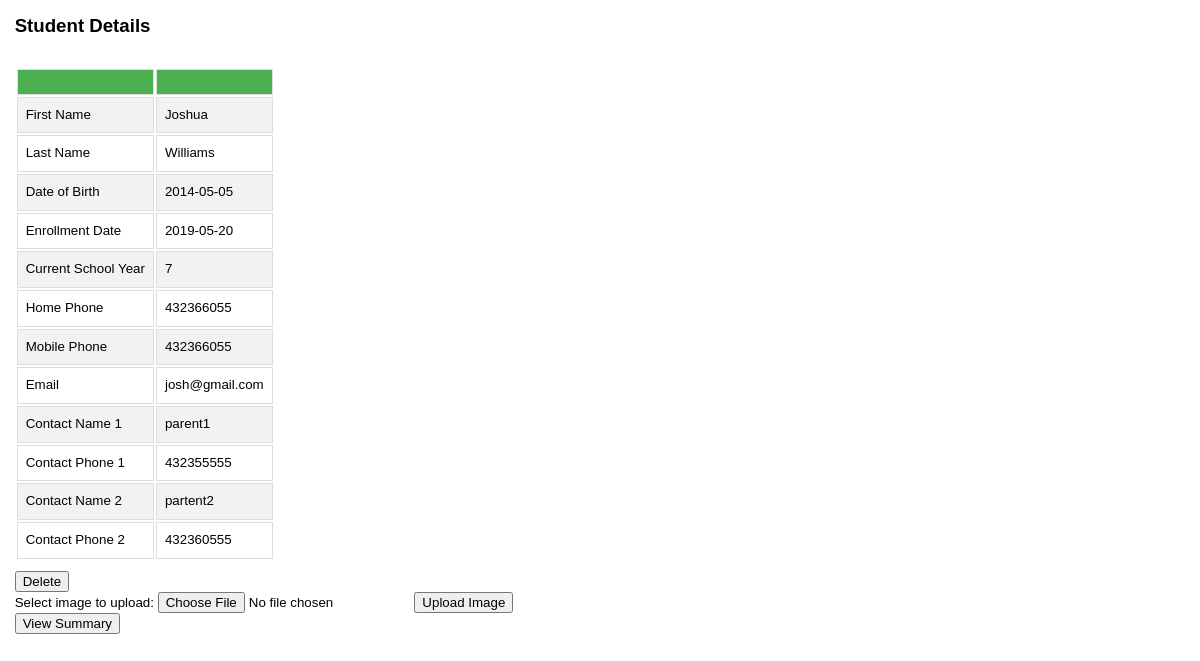
/student.php?key=12, run on the app's committed database.
### tables this page shows
CREATE TABLE `student` (
  `fName` varchar(35) NOT NULL,
  `lName` varchar(35) NOT NULL,
  `dob` date NOT NULL,
  `enrollmentDate` date NOT NULL,
  `currentSchoolYear` int(1) NOT NULL,
  `homePhone` int(12) NOT NULL,
  `mobilePhone` int(12) NOT NULL,
  `email` varchar(70) NOT NULL,
  `contactName1` varchar(35) NOT NULL,
  `contactPhone1` int(12) NOT NULL,
  `contactName2` varchar(35) NOT NULL,
  `contactPhone2` int(12) NOT NULL,
  `imgUrl` varchar(70) DEFAULT NULL,
  `P_Key` int(8) NOT NULL
);

### db.php (called while the page is built, shortened)
<?php
class db
{
    function getStudent($key)
    {
        $conn = new mysqli(self::SERVERNAME, self::USERNAME, self::PASSWORD, self::DBNAME);
        $result = $conn->query("SELECT * FROM `student` WHERE `P_Key` = " . (int) $key);
        return ($result);
    }
}

### student.php (the view, shortened to what this page needs)
<!DOCTYPE html>
<html>
<head>
    <link rel="stylesheet" href="styles.css">
</head>
<body>
    <h1>Student Details</h1>
    <div id="student_table">
        <table>
            <tr>
                <th></th>
                <th></th>
            </tr>
            <?php include 'db.php';
            $db = new db();
            $student = $db->getStudent($_GET["key"]);
            if ($student->num_rows > 0) {
                while ($row = $student->fetch_assoc()) {
                    echo "
                    <tr>
                        <td>First Name</td><td>" . $row["fName"] . "</td>
                    </tr><tr>
                        <td>Last Name</td><td>" . $row["lName"] . "</td>
                    </tr><tr>
                        <td>Date of Birth</td><td>" . $row["dob"] . "</td>
                    </tr><tr>
                        <td>Enrollment Date</td><td>" . $row["enrollmentDate"] . "</td>
                    </tr><tr>
                        <td>Current School Year</td><td>" . $row["currentSchoolYear"] . "</td>
                    </tr><tr>
                        <td>Home Phone</td><td>" . $row["homePhone"] . "</td>
                    </tr><tr>
                        <td>Mobile Phone</td><td>" . $row["mobilePhone"] . "</td>
                    </tr><tr>
                        <td>Email</td><td>" . $row["email"] . "</td>
                    </tr><tr>
                        <td>Contact Name 1</td><td>" . $row["contactName1"] . "</td>
                    </tr><tr>
                        <td>Contact Phone 1</td><td>" . $row["contactPhone1"] . "</td>
                    </tr><tr>
                        <td>Contact Name 2</td><td>" . $row["contactName2"] . "</td>
                    </tr><tr>
                        <td>Contact Phone 2</td><td>" . $row["contactPhone2"] . "</td>
                    </tr>
                    </table>
                    <button id=\"delete\" onclick=\"confirmDelete(" . $row["P_Key"] . ")\" type=\"button\">Delete</button>
                    <form name=\"deleteForm" . $row["P_Key"] . "\" action=\"delete.php\" method=\"post\"><input type=\"hidden\" type=\"number\"
                        name=\"key\" value=" . $row["P_Key"] . "></form>
                    ";
                }
            } else {
                echo "No Students";
            }
            ?>
            <form action="upload.php" method="post" enctype="multipart/form-data">
                Select image to upload:
                <input type="file" name="fileToUpload" id="fileToUpload">
                <input type="submit" value="Upload Image" name="submit">
            </form>
    </div>
    <button onclick="window.location.href='summary.php'">View Summary</button>
</body>
</html>

### styles.css (style rules this page uses)
body { font-size: 10pt; font-family: Verdana, Geneva, Arial, Helvetica, sans-serif; color: black; line-height: 14pt; padding-left: 5pt; padding-right: 5pt; }
h1 { font: 14pt Verdana, Geneva, Arial, Helvetica, sans-serif; font-weight: bold; line-height: 20pt; }
table { padding-top: 10px; padding-bottom: 10px; }
td, th { border: 1px solid #ddd; padding: 8px; }
tr:nth-child(even) { background-color: #f2f2f2; }
th { padding-top: 12px; padding-bottom: 12px; text-align: left; background-color: #4caf50; color: white; }
div { padding-top: 5px; }
button { display: inline-block; }

### data on the page
student: fName "Joshua", lName "Williams", dob "2014-05-05", enrollmentDate "2019-05-20", currentSchoolYear "7", homePhone "432366055", mobilePhone "432366055", email "josh@gmail.com", contactName1 "parent1", contactPhone1 "432355555", contactName2 "partent2", contactPhone2 "432360555"
